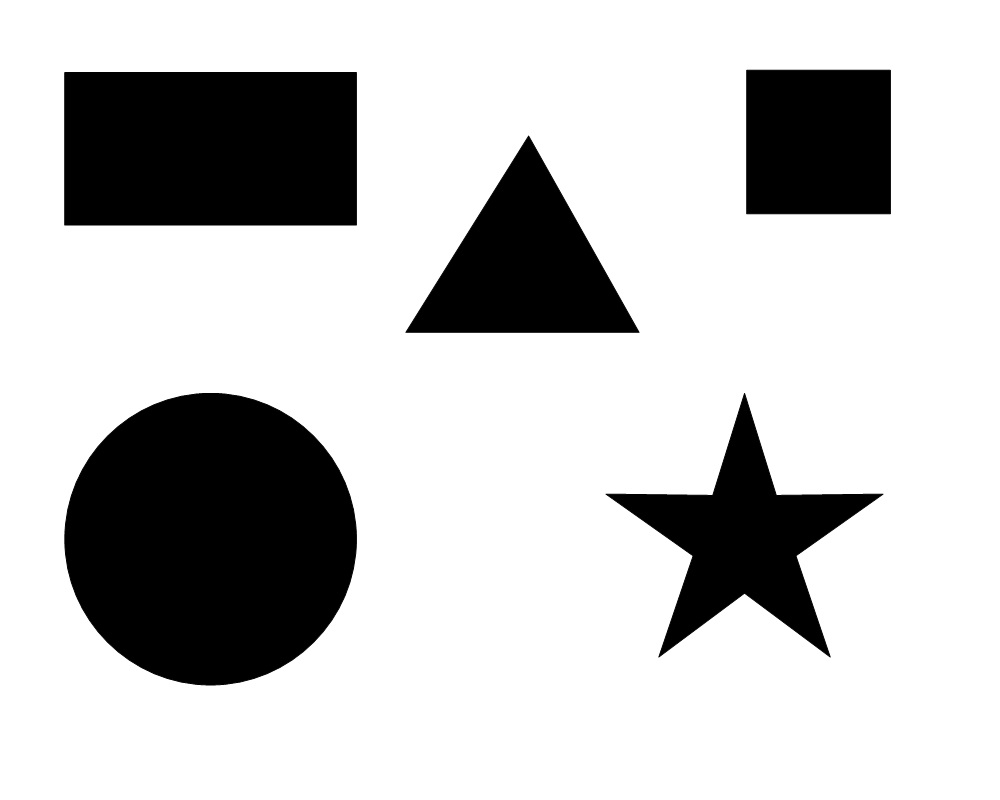
#> input picture 2 Identify Shapes/someshapes.jpg, 1000 x 800 px
$ python Identify_Shapes.py
#> lines starting #> are read from the running program, lines starting #| are printed output that depends on the picture; after the words box and inside, x2 and y2 are one past the last pixel; in counts of white or black regions, pixels touching at a corner belong together
# Identify Shapes

import cv2
import numpy as np

# Loading and then gray scale image
image = cv2.imread('someshapes.jpg')
#> image is the input picture: shape (800, 1000, 3); min 0, max 255, mean 197.7
gray = cv2.cvtColor(image, cv2.COLOR_BGR2GRAY)

cv2.imshow('Identifying Shapes' , image)
cv2.waitKey(0)

ret , thresh = cv2.threshold(src=gray, thresh=127, maxval=255, type=1)
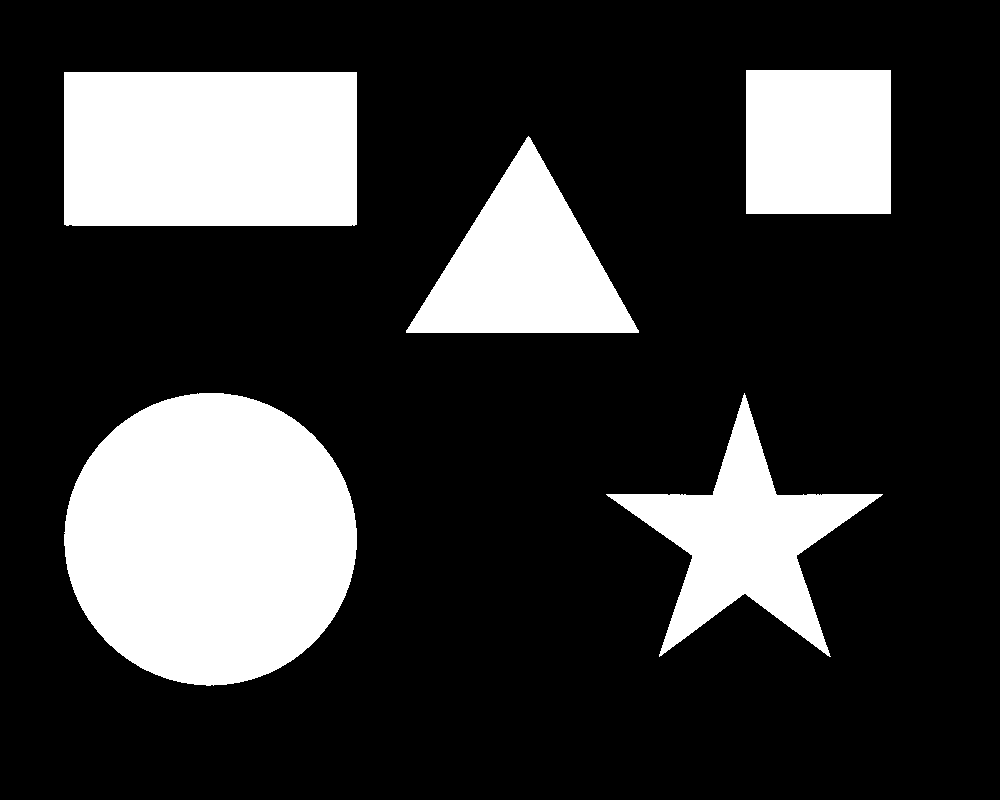
#> thresh: shape (800, 1000); 22.5% white; 5 white regions

#Extract Contours
contours , hierarchy = cv2.findContours(image=thresh.copy(), mode=cv2.RETR_LIST, method=cv2.CHAIN_APPROX_NONE)
#> contours = 5 contours; box (x1, y1, x2, y2) and area: (64, 393, 357, 686) 66734, (64, 72, 357, 226) 44669, (606, 393, 883, 657) 23184, (406, 136, 639, 333) 22961, (746, 70, 891, 214) 20592

for cnt in contours:

    # GETTING APPROXIMATE POLYGON
    approx = cv2.approxPolyDP(curve=cnt, epsilon=0.01*cv2.arcLength(curve=cnt , closed=True), closed=True)
############################## TRIANGLE #########################
    if len(approx) == 3:
        shape_name = "TRIANGLE"
        cv2.drawContours(image=image, contours=[cnt], contourIdx=0, color=(0,255,0), thickness=-1)

        # Finding Contour Center TO place THE TEXT AT CENTER
        M = cv2.moments(cnt)
        cx = int(M['m10'] / M['m00'])
        cy = int(M['m01'] / M['m00'])
        cv2.putText(img=image, text=shape_name, org=(cx-50,cy), fontFace=cv2.FONT_HERSHEY_SIMPLEX, fontScale=1, color=(0,0,0), thickness=1)
############################## RECTANGLE #########################

    elif len(approx) == 4:
        x,y,w,h = cv2.boundingRect(cnt)
        M = cv2.moments(cnt)
        cx = int(M['m10'] / M['m00'])
        cy = int(M['m01'] / M['m00'])

        # CHECK TO SEE IF 4 SIDE polygon IS SQUARE OR RECTANGLE
        if abs(w-h) <= 3:
            shape_name = "SQUARE"
            cv2.drawContours(image=image, contours=[cnt], contourIdx=0, color=(0,125,255), thickness=-1)
            cv2.putText(img=image, text=shape_name, org=(cx-50,cy), fontFace=cv2.FONT_HERSHEY_SIMPLEX, fontScale=1, color=(0,0,0), thickness=1)
        else:
            shape_name = "RECTANGLE"
            cv2.drawContours(image=image, contours=[cnt], contourIdx=0, color=(0,0,255), thickness=-1)
            M = cv2.moments(cnt)
            cx = int(M['m10'] / M['m00'])
            cy = int(M['m01'] / M['m00'])
            cv2.putText(img=image, text=shape_name, org=(cx-50,cy), fontFace=cv2.FONT_HERSHEY_SIMPLEX, fontScale=1, color=(0,0,0), thickness=1)
############################## STAR #########################

    elif len(approx) == 10:
        shape_name = "STAR"
#> (the run stopped early here; a loop or call above may not have finished)

$ run again, with 2 Identify Shapes/shapestomatch.jpg copied over 2 Identify Shapes/someshapes.jpg
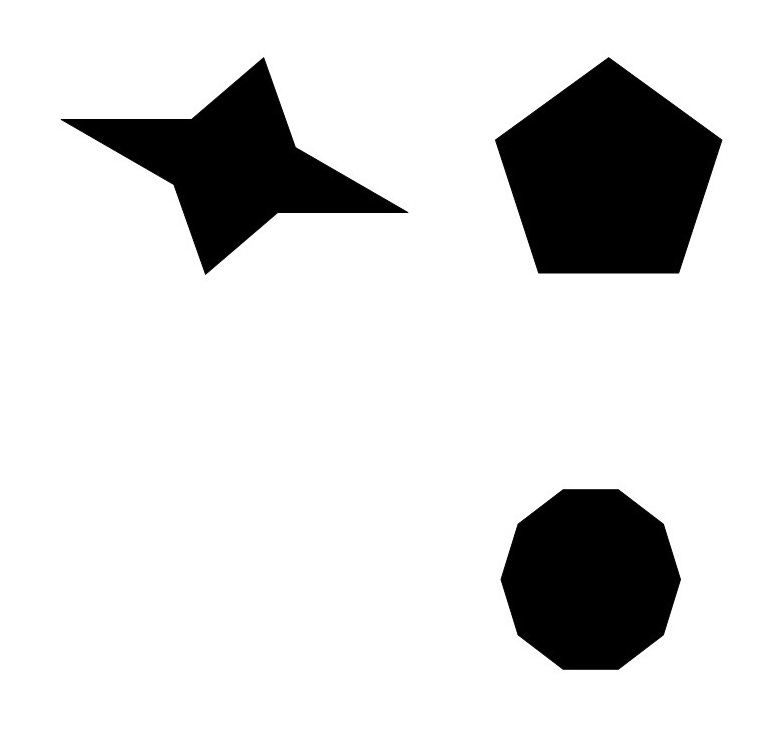
#> input picture 2 Identify Shapes/shapestomatch.jpg, 782 x 752 px
#> image is the input picture: shape (752, 782, 3); min 0, max 255, mean 218.7
#> `ret , thresh = cv2.threshold(src=gray, thresh=127, maxval=255, type=1)`:
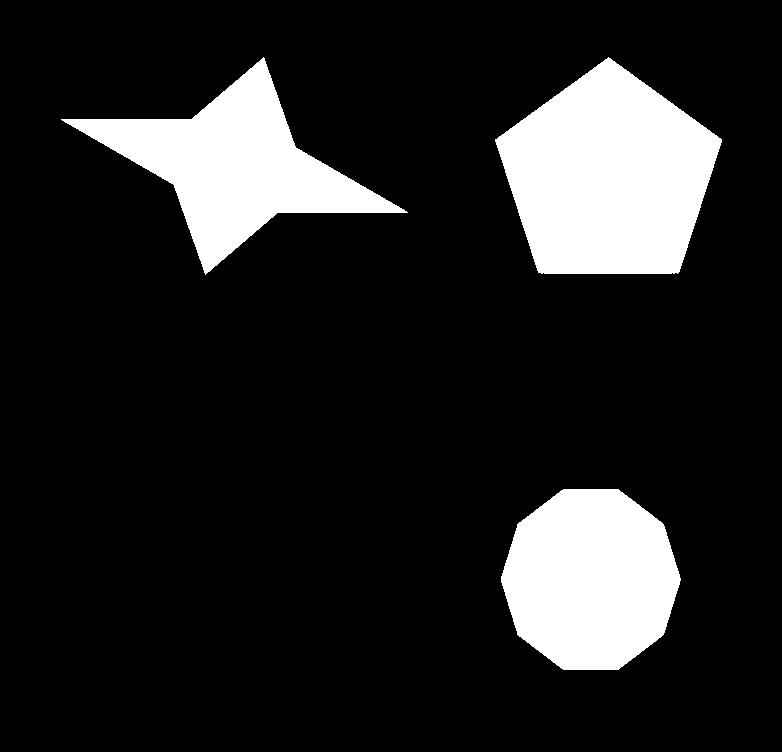
#> thresh: shape (752, 782); 14.3% white; 3 white regions
#> contours = 3 contours; box (x1, y1, x2, y2) and area: (495, 57, 722, 274) 33786, (501, 489, 681, 670) 24935, (61, 57, 408, 275) 24195
